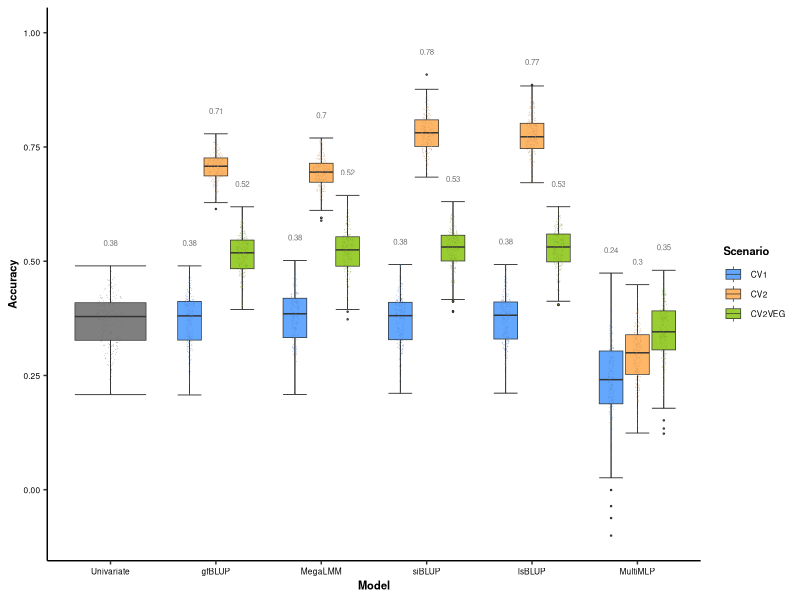
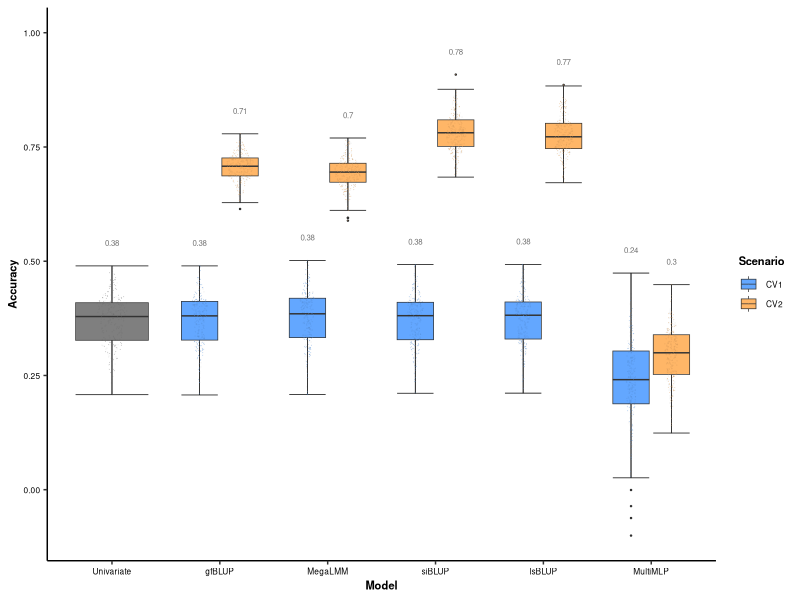
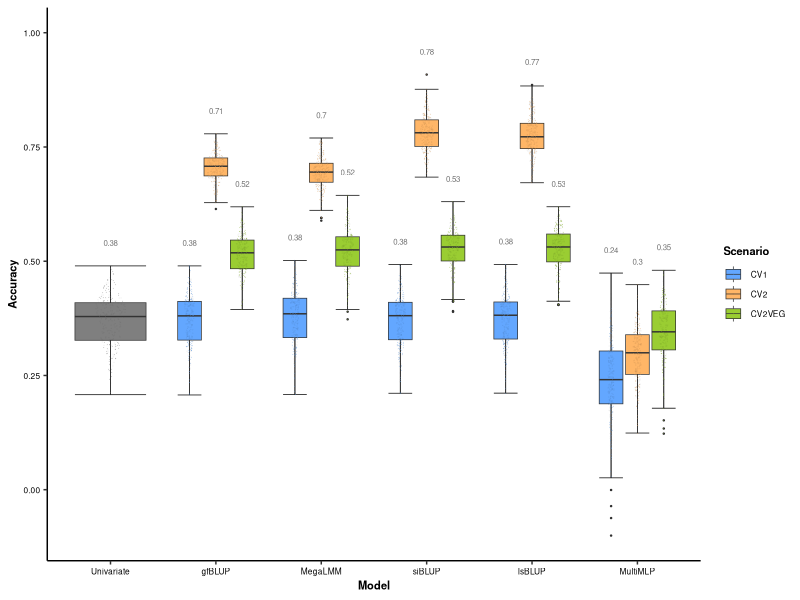
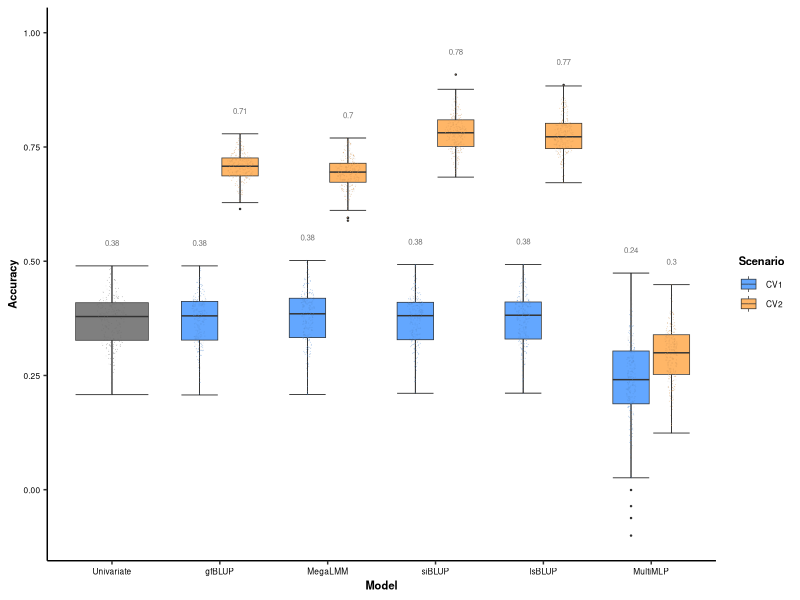

Write the R code that produced these figures, in order.
# Plotting the hyperspectral results:
library(ggplot2)
library(ggforce)
wd <- getwd()
setwd(wd)

# Settings:
# models <- c("Univariate", "Phenomic", "gfBLUP", "MegaLMM", "lsBLUP", "siBLUP", "MultiMLP")
models <- c("Univariate", "gfBLUP", "MegaLMM", "lsBLUP", "siBLUP", "MultiMLP")
scenarios <- c("CV1", "CV2", "CV2VEG")

# Loading results:
results <- expand.grid(Model = models[2:length(models)],
                       Scenario = scenarios,
                       Run = 1:250,
                       Accuracy = 0)

results <- rbind(results,
                 expand.grid(Model = models[1],
                             Scenario = "N/A",
                             Run = 1:250,
                             Accuracy = 0))

# results <- rbind(results,
#                  expand.grid(Model = models[2],
#                              Scenario = scenarios[2:3],
#                              Run = 1:250,
#                              Accuracy = 0))

results[results$Model == "Univariate" & results$Scenario == "N/A", 4] <- read.csv("hyper/results/2_hyper_results_univariate.csv")$acc
# results[results$Model == "Phenomic" & results$Scenario == "CV2", 4] <- read.csv("hyper/results/0_hyper_results_phenomic.csv")$acc
# results[results$Model == "Phenomic" & results$Scenario == "CV2VEG", 4] <- read.csv("hyper/results/0_hyper_results_phenomic_CV2VEG.csv")$acc

results[results$Model == "gfBLUP" & results$Scenario == "CV1", 4] <- read.csv("hyper/results/3a_hyper_results_gfblup_CV1_RF.csv")$acc
results[results$Model == "gfBLUP" & results$Scenario == "CV2", 4] <- read.csv("hyper/results/3b_hyper_results_gfblup_CV2_RF.csv")$acc
results[results$Model == "gfBLUP" & results$Scenario == "CV2VEG", 4] <- read.csv("hyper/results/3b_hyper_results_gfblup_CV2VEG.csv")$acc

results[results$Model == "MegaLMM" & results$Scenario == "CV1", 4] <- read.csv("hyper/results/12a_hyper_results_megalmm_CV1_RF.csv")$acc
results[results$Model == "MegaLMM" & results$Scenario == "CV2", 4] <- read.csv("hyper/results/12b_hyper_results_megalmm_CV2_RF.csv")$acc
results[results$Model == "MegaLMM" & results$Scenario == "CV2VEG", 4] <- read.csv("hyper/results/12b_hyper_results_megalmm_CV2VEG_RF.csv")$acc

results[results$Model == "lsBLUP" & results$Scenario == "CV1", 4] <- read.csv("hyper/results/11a_hyper_results_lsblup_CV1.csv")$acc
results[results$Model == "lsBLUP" & results$Scenario == "CV2", 4] <- read.csv("hyper/results/11b_hyper_results_lsblup_CV2.csv")$acc
results[results$Model == "lsBLUP" & results$Scenario == "CV2VEG", 4] <- read.csv("hyper/results/11b_hyper_results_lsblup_CV2VEG.csv")$acc

results[results$Model == "siBLUP" & results$Scenario == "CV1", 4] <- read.csv("hyper/results/5a_hyper_results_siblup_CV1.csv")$acc
results[results$Model == "siBLUP" & results$Scenario == "CV2", 4] <- read.csv("hyper/results/5b_hyper_results_siblup_CV2.csv")$acc
results[results$Model == "siBLUP" & results$Scenario == "CV2VEG", 4] <- read.csv("hyper/results/5b_hyper_results_siblup_CV2VEG.csv")$acc

results[results$Model == "MultiMLP" & results$Scenario == "CV1", 4] <- read.csv("hyper/results/8a_hyper_results_multiMLP_CV1.csv")$acc
results[results$Model == "MultiMLP" & results$Scenario == "CV2", 4] <- read.csv("hyper/results/8b_hyper_results_multiMLP_CV2.csv")$acc
results[results$Model == "MultiMLP" & results$Scenario == "CV2VEG", 4] <- read.csv("hyper/results/8b_hyper_results_multiMLP_CV2VEG.csv")$acc

# results$Model <- factor(results$Model, levels = c("Univariate", "Phenomic", "gfBLUP", "MegaLMM", "siBLUP", "lsBLUP", "MultiMLP"))
results$Model <- factor(results$Model, levels = c("Univariate", "gfBLUP", "MegaLMM", "siBLUP", "lsBLUP", "MultiMLP"))
results$Scenario <- factor(results$Scenario, levels = c("CV1", "CV2", "CV2VEG", "N/A"))

medians <- aggregate(Accuracy ~ Scenario + Model, data = results, FUN = median)
medians$max <- aggregate(Accuracy ~ Scenario + Model, data = results, FUN = max)$Accuracy

# medians$Model <- factor(medians$Model, levels = c("Univariate", "Phenomic", "gfBLUP", "MegaLMM", "siBLUP", "lsBLUP", "MultiMLP"))
medians$Model <- factor(medians$Model, levels = c("Univariate", "gfBLUP", "MegaLMM", "siBLUP", "lsBLUP", "MultiMLP"))
medians$Scenario <- factor(medians$Scenario, levels = c("CV1", "CV2", "CV2VEG", "N/A"))

# Plotting:
ggplot(data = results, mapping = aes(x = Model, y = Accuracy, fill = Scenario)) +
  stat_boxplot(geom = "errorbar", linewidth = 0.25) +
  geom_boxplot(outlier.size = 0.2, linewidth = 0.25) +
  geom_text(data = medians, aes(label = round(Accuracy, 2), y = max + 0.05),
            position = position_dodge(width = 0.75), size = 2, color = "gray45") +
  theme_classic(base_size = 11) +
  scale_fill_manual(breaks = c("CV1", "CV2", "CV2VEG"),
                    values = c("CV1" = "#63a7ff", "CV2" = "#ffb667",
                               "NA" = "gray", "CV2VEG" = "yellowgreen")) +
  ylim(min(min(results$Accuracy), 0), 1.0) +
  theme(axis.text = element_text(color = "black", size = 6),
        axis.title = element_text(face = "bold"),
        legend.title = element_text(face = "bold"),
        plot.title = element_text(face = "bold", hjust = 0.5),
        plot.subtitle = element_text(hjust = 0.5)) +
  theme(legend.text = element_text(size = 6),
        legend.title = element_text(size = 8),
        axis.title = element_text(size = 8),
        legend.position = "right",
        legend.key.height = unit(0.5, "cm"),
        legend.spacing.y = unit(0.1, "cm"),
        legend.key.width = unit(0.5, "cm")) +
  geom_sina(data = results, mapping = aes(x = Model, y = Accuracy, fill = Scenario),
            size = 0.3, position = position_dodge(width = 0.75), shape = 21, stroke = 0.05, maxwidth = 0.5, alpha = 0.25)

ggsave(filename = "plots/hyper_CV2VEG.png", dpi = 640, width = 15, height = 6, units = "cm")



# Plotting:
ggplot(data = droplevels(results[which(results$Scenario != "CV2VEG"),]), mapping = aes(x = Model, y = Accuracy, fill = Scenario)) +
  stat_boxplot(geom = "errorbar", linewidth = 0.25) +
  geom_boxplot(outlier.size = 0.2, linewidth = 0.25) +
  geom_text(data = droplevels(medians[which(medians$Scenario != "CV2VEG"),]), aes(label = round(Accuracy, 2), y = max + 0.05),
            position = position_dodge(width = 0.75), size = 2, color = "gray45") +
  theme_classic(base_size = 11) +
  scale_fill_manual(breaks = c("CV1", "CV2"),
                    values = c("CV1" = "#63a7ff", "CV2" = "#ffb667",
                               "NA" = "gray")) +
  ylim(min(min(results$Accuracy), 0), 1.0) +
  theme(axis.text = element_text(color = "black", size = 6),
        axis.title = element_text(face = "bold"),
        legend.title = element_text(face = "bold"),
        plot.title = element_text(face = "bold", hjust = 0.5),
        plot.subtitle = element_text(hjust = 0.5)) +
  theme(legend.text = element_text(size = 6),
        legend.title = element_text(size = 8),
        axis.title = element_text(size = 8),
        legend.position = "right",
        legend.key.height = unit(0.5, "cm"),
        legend.spacing.y = unit(0.1, "cm"),
        legend.key.width = unit(0.5, "cm")) +
  geom_sina(data = droplevels(results[which(results$Scenario != "CV2VEG"),]), mapping = aes(x = Model, y = Accuracy, fill = Scenario),
            size = 0.3, position = position_dodge(width = 0.75), shape = 21, stroke = 0.05, maxwidth = 0.5, alpha = 0.25)

ggsave(filename = "plots/hyper.png", dpi = 640, width = 15, height = 6, units = "cm")
